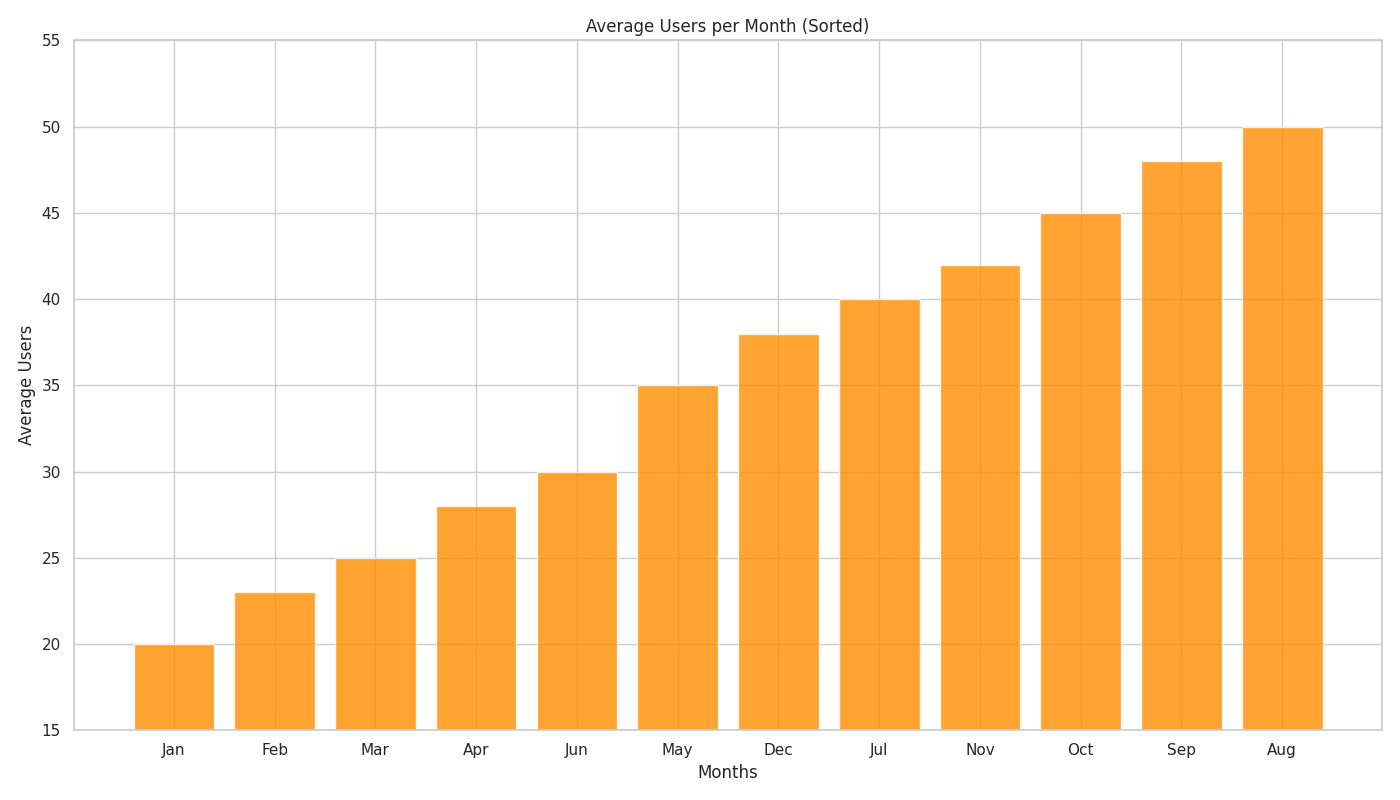

This chart was generated by the following Python code:
import matplotlib.pyplot as plt
import numpy as np

# Original data
months = np.array(['Jan', 'Feb', 'Mar', 'Apr', 'May', 'Jun', 'Jul', 'Aug', 'Sep', 'Oct', 'Nov', 'Dec'])
average_users = np.array([20, 23, 25, 28, 35, 30, 40, 50, 48, 45, 42, 38])

# Sort data by average_users in ascending order
sorted_indices = np.argsort(average_users)
sorted_months = months[sorted_indices]
sorted_users = average_users[sorted_indices]

plt.figure(figsize=(14, 8))
plt.bar(sorted_months, sorted_users, color='darkorange', alpha=0.8)

plt.ylim(15, 55)
plt.xlabel('Months')
plt.ylabel('Average Users')
plt.title('Average Users per Month (Sorted)')

plt.tight_layout()
plt.show()
